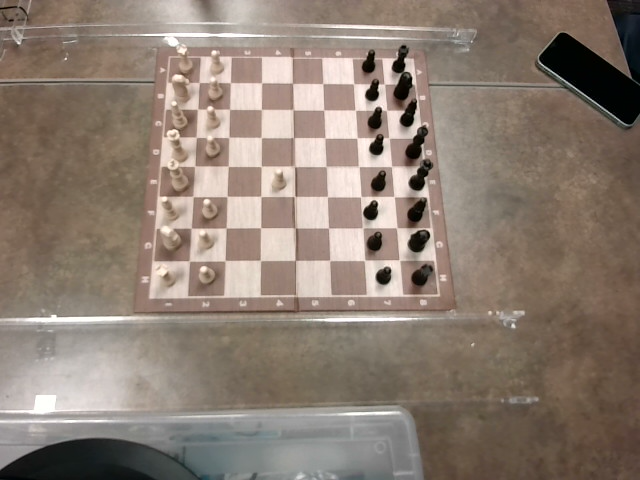
#> input picture img1.png, 640 x 480 px
$ python -i boardDetection.py   (imports and definitions only)
#> lines starting #> are read from the running program, lines starting #| are printed output that depends on the picture
import numpy as np
import cv2 as cv


#Track outers, record them as approximations
#Track inners, do normal things but only with inner 7
#add outers to the lines, sort, get points

# [59 lines left out: functions display, resize, getOuters, gBlur, not called in this run]

def mBlur(image,kSize):
    """
    Input image and kernel size to apply median blur
    """
    return cv.medianBlur(image,kSize)

def biFilt(image,diameter):
    """
    Input image and pixel group diameter to apply bilateral filter \n
    Colour and space standard deviations are hard-coded
    """
    return cv.bilateralFilter(image,diameter,25,25)

# [7 lines left out: function cEdge, not called in this run]

def houghP(image):
    """
    Applies probabalistic hough transform to image \n
    All parameters are currently hard-coded in \n
    Returns an array of lines segments where each row is x1,y1,x2,y2
    """
    #image, rho, theta, accumulator threshold, lines maxGap, minLength
    #Default: 0.65,0.25*pi/18-,80,40,500
    lines = cv.HoughLinesP(image, 0.65, 0.25*np.pi/180, threshold=50, minLineLength=40,maxLineGap=500)

    return lines

def lineOri(lines, epsilon) :
    """
    Takes lines from houghP and an epsilon value \n
    Epsilon is the maximum change in x or y for verticle/horizontal lines \n
    Returns two arrays (Xlines,Ylines) for all verticle and horizontal lines (x1,x2,y1,y2) for each line
    """
    vertIndex = []
    horzIndex = []

    #Get indices of verticle and horizontal lines in lines
    for i in range(len(lines)):
        for x1,y1,x2,y2 in lines[i]:
            if abs(x2-x1) <= epsilon:
                vertIndex.append(i)
            elif abs(y2-y1) <= epsilon:
                horzIndex.append(i)

    vertLines = np.empty((len(vertIndex),4), dtype = np.int32)
    for i in range(len(vertIndex)):
        vertLines[i] = lines[vertIndex[i]]

    horzLines = np.empty((len(horzIndex),4), dtype = np.int32)
    for i in range(len(horzIndex)):
        horzLines[i] = lines[horzIndex[i]]

    return horzLines, vertLines

def lineApprox(horz,vert):
    """
    Vectorized approximation of horizontal and vertical line arrays \n
    Describes each verticle/horizontal line using an average x/y value \n
    Returns a single column array that gives a single value to describe each line
    """
    Hget = np.array([[0],
                    [0.5],
                    [0],
                    [0.5]], dtype = np.float32)
    Vget = np.array([[0.5],
                     [0],
                     [0.5],
                     [0]], dtype = np.float32)
    Yvals = np.matmul(horz,Hget).astype(np.float32)
    Xvals = np.matmul(vert,Vget).astype(np.float32)

    return(Xvals,Yvals)

# [73 lines left out: functions removeOuter, groupLines, fixGroups, recInters, not called in this run]

def main(img):
    """
    Entire board detection \n
    Input grayscale, resized image \n
    Outputs 9x9 points array for piece detection
    """
    img = mBlur(img,5)
    img = biFilt(img,20)
    img = cv.Canny(img, 150, 200)

    lines = houghP(img)
    horzLines, vertLines = lineOri(lines,50)

    Xlines, Ylines = lineApprox(horzLines,vertLines)
    Xlines = removeOuter(Xlines)
    Ylines = removeOuter(Ylines)

    Xlines = groupLines(Xlines).astype(np.int32)
    Ylines = groupLines(Ylines).astype(np.int32)

    points = recInters(Ylines,Xlines)

    return points

# [77 lines left out: function Vmain, not called in this run]


""""
img = cv.imread("pointsInit.png",0)

copy = cv.imread("pointsInit.png")
copy2 = cv.imread("pointsInit.png")

img = resize(img, 1.2)
copy = resize(copy, 1.2)
copy2 = resize(copy2, 1.2)


points = Vmain(img,copy,copy2)
"""

>>> import cv2
>>> picture = cv2.imread('img1.png')
#> picture is the input picture: shape (480, 640, 3); mean B, G, R 113.9, 125.4, 139.8
>>> result = main(picture)
#> in main, `img = cv.Canny(img, 150, 200)`:
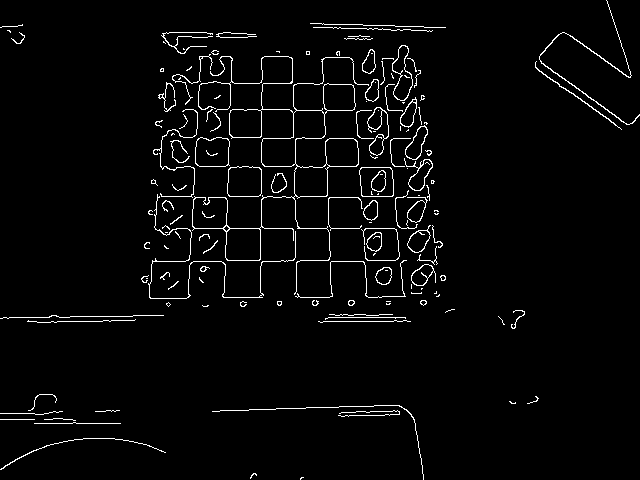
#> img: shape (480, 640); 3% white in thin lines or dots
#> in houghP, `lines = cv.HoughLinesP(image, 0.65, 0.25*np.pi/180, threshold=50, minL..`: lines = 37 rows, first 6: [155, 228, 432, 228], [157, 196, 429, 196], [261, 409, 261, 58], [3, 317, 519, 317], [162, 138, 424, 138], [27, 321, 516, 321]
#> the loop in lineOri, `for i in range(len(lines)):` made 37 passes
#> after the loop in lineOri, `for i in range(len(lines)):`: horzIndex = 25 values from 0 to 34; vertIndex = [2, 6, 9, 15, 18, 20, 21, 30, 32, 35]
#> in lineOri, `vertLines = np.empty((len(vertIndex),4), dtype = np.int32)`: vertLines = [[1063222698, 22052, 0, 0], [0, 0, 0, 0], [0, 0, 0, 0], [0, 0, 0, 0], [0, 0, 0, 0], [0, 0, 0, 0], [0, 0, 0, 0], [0, 0, 0, 0], [0, 0, 0, 0], [0, 0, 0, 0]]
#> the loop in lineOri, `for i in range(len(vertIndex)):` made 10 passes
#> after the loop in lineOri, `for i in range(len(vertIndex)):`: vertLines = [[261, 409, 261, 58], [221, 410, 232, 33], [188, 297, 202, 32], [320, 23, 332, 314], [292, 58, 300, 479], [379, 25, 415, 430], [351, 24, 373, 415], [260, 295, 260, 82], [148, 315, 169, 44], [410, 29, 439, 295]]
#> in lineOri, `horzLines = np.empty((len(horzIndex),4), dtype = np.int32)`: horzLines = 25 rows, first 6: [1069496638, 22052, 0, 0], [687359872, 32656, 1030732912, 32656], [1045355904, 32656, 1030732912, 32656], [1030729392, 32656, 1030732912, 32656], [1030732912, 32656, 1030729392, 32656], [1030732912, 32656, 1030732912, 32656]
#> the loop in lineOri, `for i in range(len(horzIndex)):` made 25 passes
#> after the loop in lineOri, `for i in range(len(horzIndex)):`: horzLines = 25 rows, first 6: [155, 228, 432, 228], [157, 196, 429, 196], [3, 317, 519, 317], [162, 138, 424, 138], [27, 321, 516, 321], [160, 166, 432, 166]
#> in lineApprox, `Yvals = np.matmul(horz,Hget).astype(np.float32)`: Yvals = 25 values, max 423 at index 15, min 27.5 at index 16, mean 192.8
#> in lineApprox, `Xvals = np.matmul(vert,Vget).astype(np.float32)`: Xvals = [261, 226.5, 195, 326, 296, 397, 362, 260, 158.5, 424.5]
#> in main, `Xlines, Ylines = lineApprox(horzLines,vertLines)`: Xlines has the same summary as Xvals in lineApprox; Ylines has the same summary as Yvals in lineApprox
#> (the run stopped early here; a loop or call above may not have finished)
